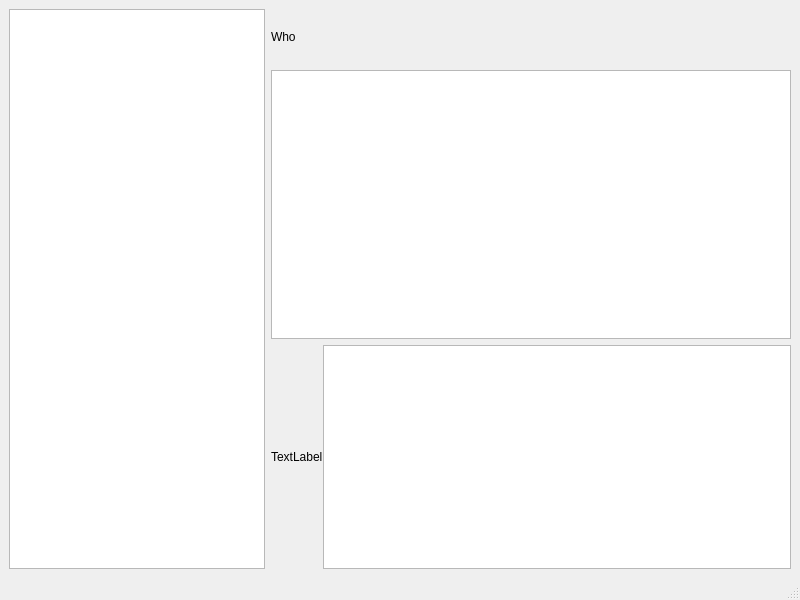
<?xml version="1.0" encoding="UTF-8"?>
<ui version="4.0">
 <class>SimpleChat</class>
 <widget class="QMainWindow" name="SimpleChat">
  <property name="geometry">
   <rect>
    <x>0</x>
    <y>0</y>
    <width>800</width>
    <height>600</height>
   </rect>
  </property>
  <property name="windowTitle">
   <string>MainWindow</string>
  </property>
  <widget class="QWidget" name="centralwidget">
   <layout class="QHBoxLayout" name="horizontalLayout" stretch="0,4">
    <item>
     <widget class="QListView" name="UserList"/>
    </item>
    <item>
     <layout class="QGridLayout" name="gridLayout" rowstretch="8,0,0" columnstretch="0,0">
      <property name="horizontalSpacing">
       <number>0</number>
      </property>
      <item row="1" column="0" colspan="2">
       <widget class="QListView" name="listView"/>
      </item>
      <item row="2" column="0">
       <widget class="QLabel" name="label">
        <property name="text">
         <string>TextLabel</string>
        </property>
       </widget>
      </item>
      <item row="2" column="1">
       <widget class="QTextEdit" name="textEdit">
        <property name="sizePolicy">
         <sizepolicy hsizetype="Expanding" vsizetype="Expanding">
          <horstretch>0</horstretch>
          <verstretch>0</verstretch>
         </sizepolicy>
        </property>
        <property name="maximumSize">
         <size>
          <width>16777215</width>
          <height>224</height>
         </size>
        </property>
        <property name="baseSize">
         <size>
          <width>0</width>
          <height>46</height>
         </size>
        </property>
       </widget>
      </item>
      <item row="0" column="0" colspan="2">
       <widget class="QLabel" name="label_2">
        <property name="sizePolicy">
         <sizepolicy hsizetype="Expanding" vsizetype="Fixed">
          <horstretch>0</horstretch>
          <verstretch>0</verstretch>
         </sizepolicy>
        </property>
        <property name="maximumSize">
         <size>
          <width>16777215</width>
          <height>55</height>
         </size>
        </property>
        <property name="text">
         <string>Who</string>
        </property>
       </widget>
      </item>
     </layout>
    </item>
   </layout>
  </widget>
  <widget class="QMenuBar" name="menubar">
   <property name="geometry">
    <rect>
     <x>0</x>
     <y>0</y>
     <width>800</width>
     <height>21</height>
    </rect>
   </property>
  </widget>
  <widget class="QStatusBar" name="statusbar"/>
 </widget>
 <resources/>
 <connections/>
</ui>
